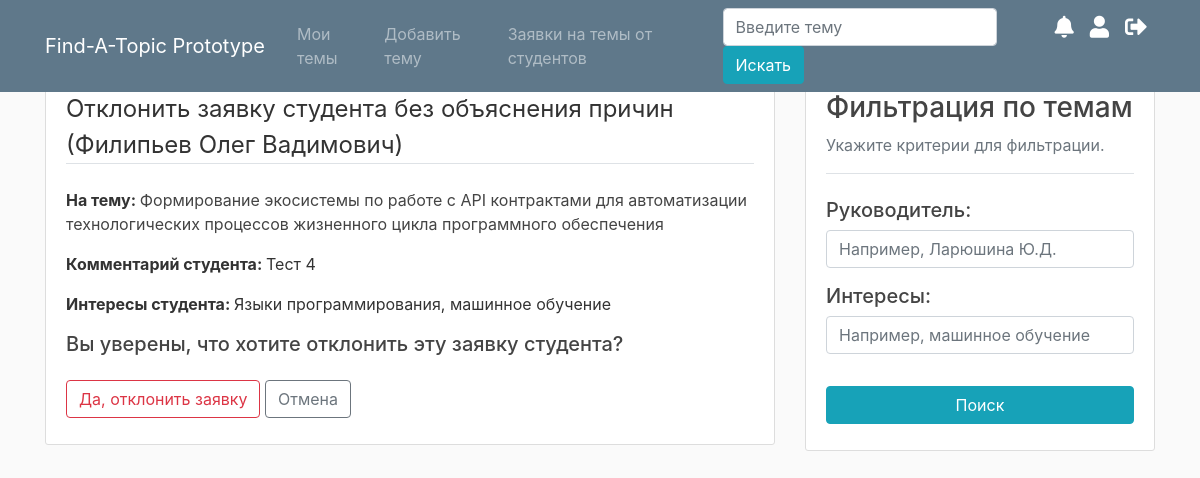
The page /student_requests/22/decline (signed in) on the database its author committed.
### test_app/models.py (models this page shows, shortened)
class StudentRequestForTopic(models.Model):
    student = models.ForeignKey(User, on_delete=models.CASCADE)
    associatedTopic = models.ForeignKey(Topic, on_delete=models.CASCADE, default=0)
    receiver = models.CharField(max_length=200)
    description = models.TextField('Опишите, что Вы хотите предложить:')
    responded = models.BooleanField(default=False)
    responded_by_student = models.BooleanField(default=False)
    lecturer_answer = models.TextField(max_length=2000, default='')
    student_answer = models.TextField(max_length=2000, default='')
    declined = models.BooleanField(default=False)
    accepted = models.BooleanField(default=False)
    no_topic = models.BooleanField(default=False)
    date_created = models.DateTimeField(default=timezone.now)

class Topic(models.Model):
    name_russian = models.CharField('Название на русском', max_length=300)
    name_english = models.CharField('Название на английском', max_length=300)
    description = models.TextField('Краткое описание темы')
    lecturer = models.ForeignKey(User, on_delete=models.CASCADE)
    is_taken = models.BooleanField(default=False)
    student_who_took = models.CharField(default='', max_length=200)
    date_created = models.DateTimeField(default=timezone.now)
    def __str__(self):
        return self.name_russian

### users/models.py (models this page shows, shortened)
class Profile(models.Model):
    user = models.OneToOneField(User, on_delete=models.CASCADE)
    image = models.ImageField(default='default.jpg',
                              upload_to='profile_pics')
    patronym = models.CharField(max_length=100, default='')
    is_lecturer = models.BooleanField(default=False)
    interests = models.TextField('Укажите свои интересы через запятую (например: машинное обучение, кибербезопасность)', default='')

### test_app/views.py (the view)
# urls.py: path('student_requests/<int:pk>/decline', views.decline_studentRequest, name='request-decline'),
def decline_studentRequest(request, pk):
    if request.method == "POST":
        s = StudentRequestForTopic.objects.get(id=pk)
        s.declined = True
        s.save()
        return redirect('/student_requests/')
    return render(request, 'test_app/request_confirm_decline.html', {'StudentRequestForTopic': StudentRequestForTopic.objects.get(id=pk)})

### test_app/templates/test_app/request_confirm_decline.html (shortened to what this page needs)
{% extends "test_app/base.html" %}
{% block content %}
    <div class="content-section">
        <form method="POST" enctype="multipart/form-data">
            <fieldset class="form-group">
                <legend class="border-bottom mb-4">Отклонить заявку студента без объяснения причин ({{ StudentRequestForTopic.student.last_name }} {{ StudentRequestForTopic.student.first_name }} {{ StudentRequestForTopic.student.profile.patronym }})</legend>
                <p><b>На тему: </b><a class="article-title" href="{% url 'topic-detail' StudentRequestForTopic.associatedTopic.id %}">{{ StudentRequestForTopic.associatedTopic }}</a></p>
                <p><b>Комментарий студента: </b>{{ StudentRequestForTopic.description }}</p>
                {% if StudentRequestForTopic.student.profile.interests %}
                    <p><b>Интересы студента: </b>{{ StudentRequestForTopic.student.profile.interests }}</p>
                {% endif %}
                <h5>Вы уверены, что хотите отклонить эту заявку студента?</h5>
            </fieldset>
            <div class="form-group">
                <button class="btn btn-outline-danger" type="submit">Да, отклонить заявку</button>
                <a class="btn btn-outline-secondary" href="{% url 'student-requests' %}">Отмена</a>
            </div>
        </form>
    </div>
{% endblock content %}

### test_app/static/test_app/main.css (style rules this page uses)
body { background: #fafafa; color: #333333; margin-top: 5rem; }
h1, h2, h3, h4, h5, h6 { color: #444444; }
.content-section { background: #ffffff; padding: 10px 20px; border: 1px solid #dddddd; border-radius: 3px; margin-bottom: 20px; }
.article-title { color: #444444; }

### rows shown on the page
StudentRequestForTopic: student.last_name "Филипьев", student.first_name "Олег", student.profile.patronym "Вадимович", associatedTopic "Формирование экосистемы по работе с API контрактами для автоматизации технологических процессов жизненного цикла программного обеспечения", description "Тест 4", student.profile.interests "Языки программирования, машинное обучение"
